Frame 1 (no input): blank canvas, image omitted
Frame 60 (no input): blank canvas, image omitted
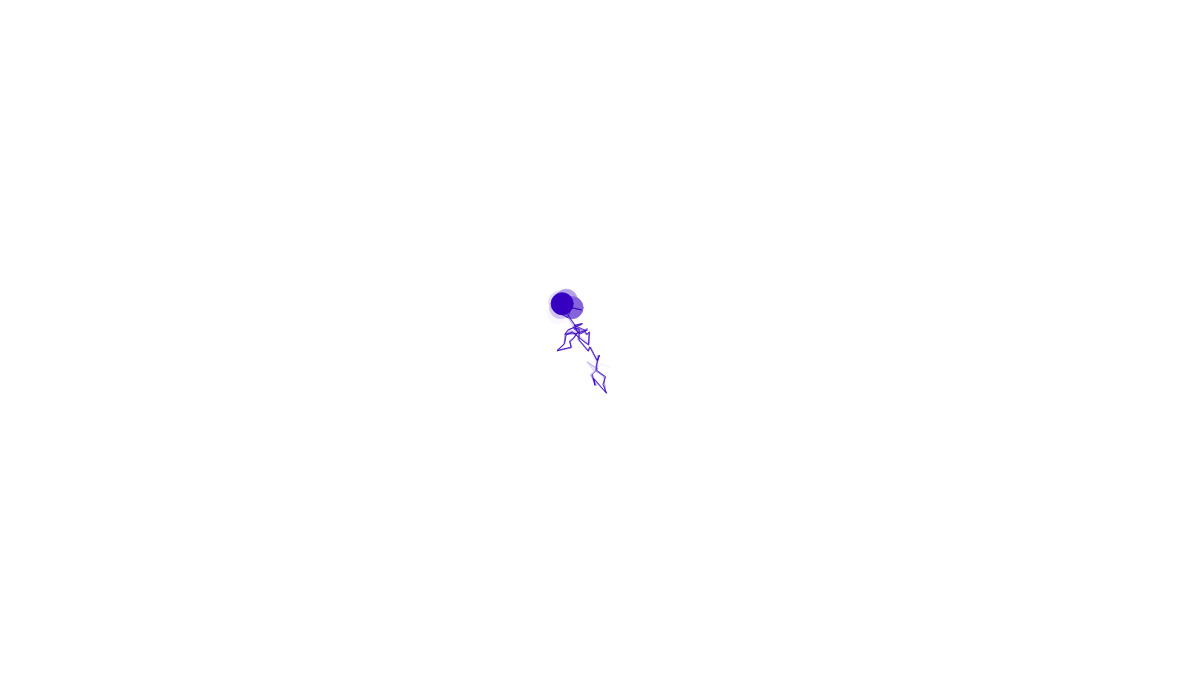
Frame 120 (the mouse pressed at the canvas centre since frame 60)

The p5.js sketch whose frames 1 and 60 were blank and that drew this single picture after the mouse press (run headless with seeded random() and noise() and a simulated clock; from frame 60 on, the mouse is pressed at the canvas centre):

// p5.js sketch
// ── sketch.js
let arr = []
let onscreen = true;
function setup() {
  createCanvas(1200,700);
  background(255);
  let button = createButton("reset");
  button.mousePressed(reset);
}

function reset(){
  onscreen = false;
  arr = [];
}

function draw() {
  onscreen = true;
  background(255,100);
  for(let i=0;i<arr.length;i++)
  {
    arr[i].update();
    arr[i].draw();
  }

}

function mousePressed(){
  if(onscreen)
    arr.push(new Bubble(mouseX, mouseY, random(15,25)))
}

function mouseDragged(){
  for(let i=0;i<arr.length;i++)
  {
    // arr[i].x = mouseX;
    // arr[i].y = mouseY;
    arr[i].tail();
  }
}



// ── bubble.js
class Bubble{
    constructor(x,y,r){
        this.x = x;
        this.y = y;
        this.r = r;
        this.history = [];
        this.color = {r:random(255),g:0,b:random(255)};
        this.lastmouse = {x: x,y: y};
    }
    tail(){
        let perc = 0.2
        this.lastmouse.x += (mouseX - this.lastmouse.x)*perc;
        this.lastmouse.y += (mouseY - this.lastmouse.y)*perc;
        this.x = this.lastmouse.x;
        this.y = this.lastmouse.y;
    }

    update(){
        
        this.x = (this.x + random(-10,10));
        this.y = (this.y + random(-10,10));
        
        for(let i = 0;i<this.history.length;i++)
        {
            this.history[i].x += random(-1,1);
            this.history[i].y += random(-1,1);
        }
        
        //let v = createVector(this.x, this.y);
        let v = {
            x: this.x,
            y: this.y,
            col: this.color
        };
        this.history.push(v)
        if(this.history.length >50)
        {
            this.history.splice(0,1);
        }
    }

    draw(){
        noFill();
        beginShape();
        for(let i=0;i<this.history.length;i++){
            let pos = this.history[i];
            //stroke(10, 200);
            stroke(pos.col.r, pos.col.g, pos.col.b, 200);
            vertex(pos.x, pos.y);
        }
        endShape();
        strokeWeight(1);
        fill(this.color.r,this.color.g,this.color.b);
        circle(this.x,this.y, this.r);
    }

  
  }
  
